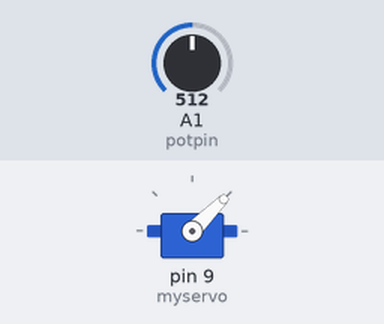
This sketch was run on a simulated Arduino Uno, built with avr-gcc and run on an emulated ATmega328P. On the bench: servo. The test bench sets the inputs (shaded band); at power-on: A1 (potpin) = 512.

Above: at 1.2 s.
1.3 s: A1 (potpin) set to 716
At 2.5 s:
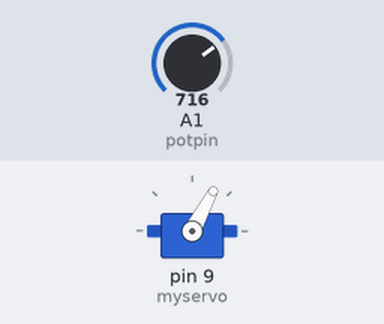
2.8 s: A1 (potpin) set to 1023
At 3.5 s:
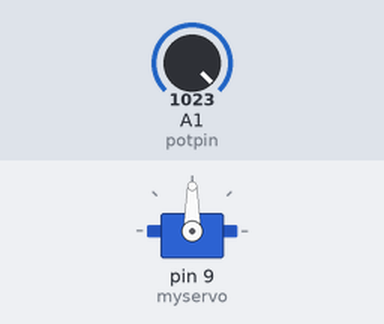
4.3 s: A1 (potpin) set to 306
At 4.9 s:
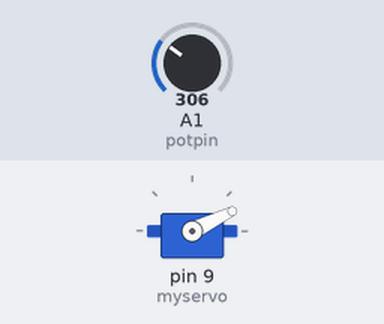
5.8 s: A1 (potpin) set to 122
At 7.0 s:
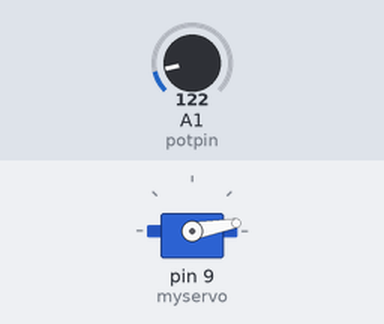
Timing chart, 0 to 8.3 s (numbered marks = the images above; inputs shaded):
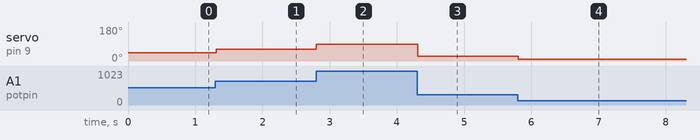

Measured:
- after the input at 1.3 s, servo on pin 9 (myservo): 45° → 62° at once
- after the input at 2.8 s, servo on pin 9 (myservo): 62° → 90° at once
- after the input at 4.3 s, servo on pin 9 (myservo): 90° → 26° at once
- after the input at 5.8 s, servo on pin 9 (myservo): 26° → 10° at once

The sketch:

servo_potentiometer_control_1.ino
```cpp
#include <Servo.h> //Access the Arduino servo library

Servo myservo; //creates servo object to control a servo.

int potpin=1;
int val; //variable to read the value from the analog pin

void setup()
{
  myservo.attach(9); //ensures an output to servo on pin 9
}

void loop(){
val = analogRead(potpin); //reads the value of the potentiometer from A1.
val = map(val,0,1023,0,90); //	converts readings from potentiometer to an output value in degrees of rotation the servo can understand.
  myservo.write(val); // sets the servo position according to the input from the potentiomete.
    delay(15); // waits 15s for the servo to get to set position.
}
```
